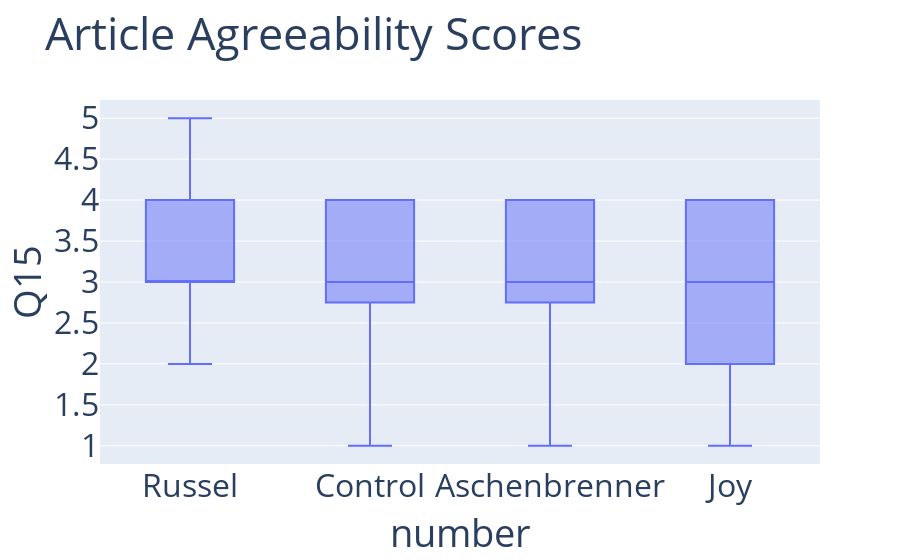

Notebook cell for this chart:
### Code cell
# update the font size to 32px everywhere
fig.update_layout(
    font=dict(size=32)
)
fig.show()

### Figure 1 — Plotly figure (JSON) as saved in the notebook; plotly's stock layout.template omitted (floating-point values rounded to 4 significant figures)
{"data": [{"alignmentgroup": "True", "hovertemplate": "number=%{x}<br>Q15=%{y}<extra></extra>", "legendgroup": "", "marker": {"color": "#636efa"}, "name": "", "notched": false, "offsetgroup": "", "orientation": "v", "showlegend": false, "type": "box", "x": ["Russel", "Control", "Russel", "Control", "Aschenbrenner", "Control", "Control", "Aschenbrenner", "Control", "Aschenbrenner", "Control", "Control", "Joy", "Control", "Joy", "Control", "Russel", "Aschenbrenner", "Joy", "Aschenbrenner", "Control", "Aschenbrenner", "Control", "Control", "Joy", "Russel", "Aschenbrenner", "Aschenbrenner", "Joy", "Aschenbrenner", "Control", "Russel", "Control", "Russel", "Aschenbrenner", "Joy", "Aschenbrenner", "Control", "Aschenbrenner", "Russel", "Russel", "Joy", "Aschenbrenner", "Joy", "Control", "Control", "Joy", "Aschenbrenner", "Joy", "Joy", "Russel", "Aschenbrenner", "Aschenbrenner", "Russel", "Aschenbrenner", "Russel"], "x0": " ", "xaxis": "x", "y": [4, 3, 3, 4, 4, 1, 3, 4, 3, 2, 4, 2, 2, 2, 3, 3, 2, 2, 4, 3, 4, 2, 4, 3, 4, 5, 3, 3, 2, 4, 4, 3, 2, 3, 4, 4, 1, 4, 4, 4, 3, 3, 3, 4, 3, 3, 1, 3, 2, 4, 3, 4, 4, 3, 4, 4], "y0": " ", "yaxis": "y"}], "layout": {"boxmode": "group", "font": {"size": 32}, "legend": {"tracegroupgap": 0}, "title": {"text": "Article Agreeability Scores"}, "xaxis": {"anchor": "y", "domain": [0, 1], "title": {"text": "number"}}, "yaxis": {"anchor": "x", "domain": [0, 1], "title": {"text": "Q15"}}}}
